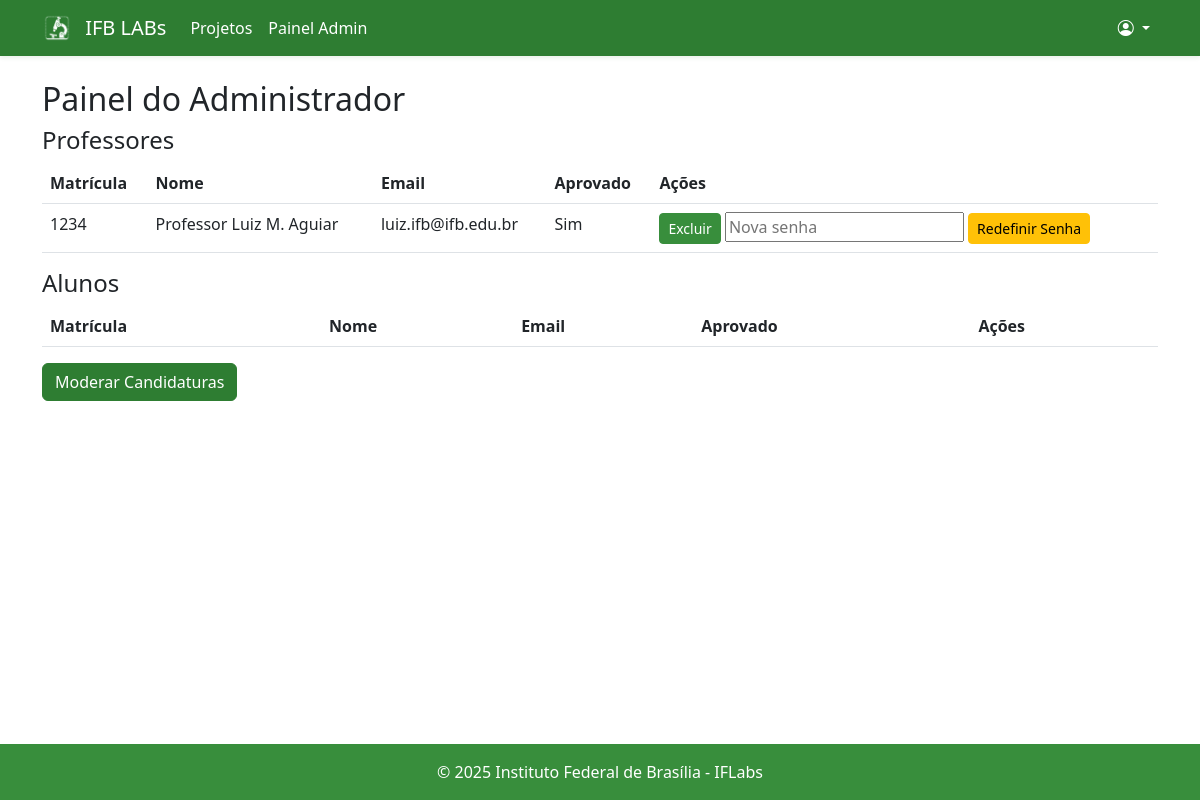
/admin/dashboard (signed in), run on an earlier commit of the app's database.
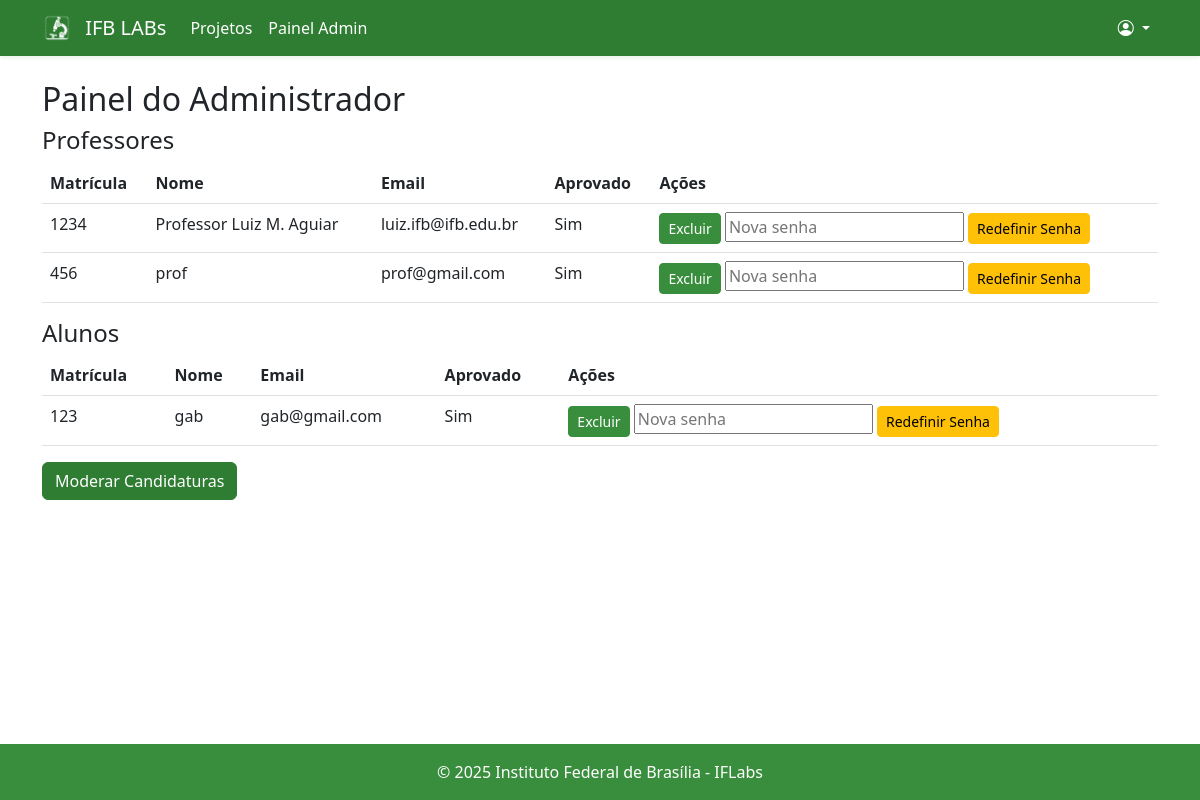
And on a later commit of the database.
### src/models.py (models this page shows, shortened)
class Professor(UserMixin, db.Model):
    __tablename__ = 'professor'
    matricula = db.Column(db.String(20), primary_key=True)
    nome = db.Column(db.String(100), nullable=False)
    email = db.Column(db.String(120), unique=True, nullable=False)
    senha = db.Column(db.String(128), nullable=False)
    sobre = db.Column(db.Text, nullable=True)
    foto_perfil = db.Column(db.String(255), nullable=True)  # Caminho da foto
    aprovado = db.Column(db.Boolean, default=False)  # Novo campo para aprovação
    projetos = db.relationship('Projeto', backref='autor', lazy=True)

class Aluno(UserMixin, db.Model):
    __tablename__ = 'aluno'
    matricula = db.Column(db.String(20), primary_key=True)
    nome = db.Column(db.String(100), nullable=False)
    email = db.Column(db.String(120), unique=True, nullable=False)
    senha = db.Column(db.String(128), nullable=False)
    sobre = db.Column(db.Text, nullable=True)
    foto_perfil = db.Column(db.String(255), nullable=True)  # Caminho da foto
    aprovado = db.Column(db.Boolean, default=False)  # Novo campo para aprovação
    membros_projeto = db.relationship('MembroProjeto', backref='aluno', lazy=True)

### main.py (the view)
@app.route('/admin/dashboard')
@login_required
def admin_dashboard():
    if not hasattr(current_user, 'tipo') or current_user.tipo != 'admin':
        abort(403)
    professores = Professor.query.all()
    alunos = Aluno.query.all()
    return render_template('admin/dashboard.html', professores=professores, alunos=alunos)

### main.py (called while the page is built)
@login_manager.user_loader
def load_user(user_id):
    user = Aluno.query.filter_by(matricula=user_id).first()
    if user:
        user.tipo = 'aluno'
        return user
    user = Professor.query.filter_by(matricula=user_id).first()
    if user:
        user.tipo = 'professor'
        return user
    try:
        admin = Admin.query.filter_by(id=int(user_id)).first()
        if admin:
            admin.tipo = 'admin'
            return admin
    except (ValueError, TypeError):
        pass
    return None

### templates/admin/dashboard.html (shortened to what this page needs)
{% extends "base.html" %}
{% block content %}
<h2>Painel do Administrador</h2>
<h4>Professores</h4>
<table class="table">
    <thead>
        <tr>
            <th>Matrícula</th><th>Nome</th><th>Email</th><th>Aprovado</th><th>Ações</th>
        </tr>
    </thead>
    <tbody>
        {% for prof in professores %}
        <tr>
            <td>{{ prof.matricula }}</td>
            <td>{{ prof.nome }}</td>
            <td>{{ prof.email }}</td>
            <td>{{ 'Sim' if prof.aprovado else 'Não' }}</td>
            <td>
                <form method="POST" action="{{ url_for('admin_excluir_usuario', tipo='professor', matricula=prof.matricula) }}" style="display:inline;">
                    <button type="submit" class="btn btn-danger btn-sm">Excluir</button>
                </form>
                <form method="POST" action="{{ url_for('admin_redefinir_senha', tipo='professor', matricula=prof.matricula) }}" style="display:inline;">
                    <input type="text" name="nova_senha" placeholder="Nova senha" required>
                    <button type="submit" class="btn btn-warning btn-sm">Redefinir Senha</button>
                </form>
            </td>
        </tr>
        {% endfor %}
    </tbody>
</table>
<h4>Alunos</h4>
<table class="table">
    <thead>
        <tr>
            <th>Matrícula</th><th>Nome</th><th>Email</th><th>Aprovado</th><th>Ações</th>
        </tr>
    </thead>
    <tbody>
        {% for aluno in alunos %}
        <tr>
            <td>{{ aluno.matricula }}</td>
            <td>{{ aluno.nome }}</td>
            <td>{{ aluno.email }}</td>
            <td>{{ 'Sim' if aluno.aprovado else 'Não' }}</td>
            <td>
                <form method="POST" action="{{ url_for('admin_excluir_usuario', tipo='aluno', matricula=aluno.matricula) }}" style="display:inline;">
                    <button type="submit" class="btn btn-danger btn-sm">Excluir</button>
                </form>
                <form method="POST" action="{{ url_for('admin_redefinir_senha', tipo='aluno', matricula=aluno.matricula) }}" style="display:inline;">
                    <input type="text" name="nova_senha" placeholder="Nova senha" required>
                    <button type="submit" class="btn btn-warning btn-sm">Redefinir Senha</button>
                </form>
            </td>
        </tr>
        {% endfor %}
    </tbody>
</table>
<a href="{{ url_for('admin_candidaturas') }}" class="btn btn-outline-primary">Moderar Candidaturas</a>
{% endblock %}

What changed in the data, as far as the page shows it:
added Professor: matricula "456", nome "prof", email "prof@gmail.com", aprovado "Sim"
added Aluno: matricula "123", nome "gab", email "gab@gmail.com", aprovado "Sim"
